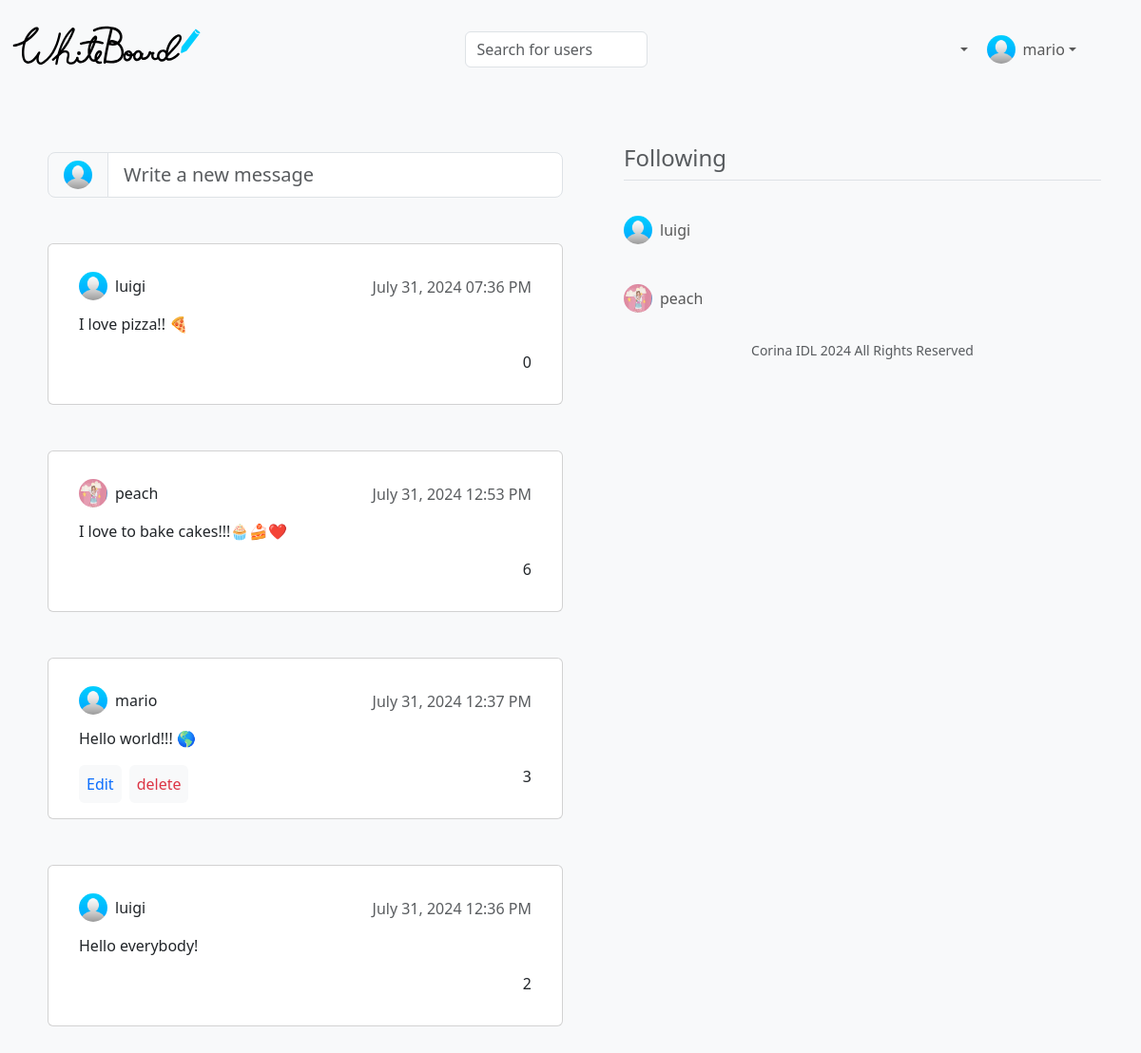
Page / (signed in) on the committed database.
### tables this page shows
CREATE TABLE users (
	id INTEGER PRIMARY KEY AUTOINCREMENT NOT NULL,
	name TEXT NOT NULL,
	email TEXT NOT NULL,
	pass TEXT NOT NULL,
	username TEXT NOT NULL
, workplace TEXT, location TEXT, studies TEXT, phone NUMERIC, image TEXT NOT NULL DEFAULT "avatar.jpg", joined NUMERIC NOT NULL DEFAULT "2024-07-28");

CREATE TABLE messages (
	id INTEGER PRIMARY KEY AUTOINCREMENT NOT NULL,
	user_id INTEGER NOT NULL,
	content TEXT NOT NULL,
	date NUMERIC NOT NULL,
	likes INTEGER NOT NULL DEFAULT 0,
	FOREIGN KEY (user_id) REFERENCES users (id)
);

### app.py (the view)
@app.route("/")
@login_required
def index():
    users = db.execute("SELECT * FROM users WHERE id = ?", session["user_id"])
    path = "home"
    hack = db.execute("SELECT * FROM followers WHERE user_id = ? AND follows = ?", session["user_id"], session["user_id"])
    if not hack:
        db.execute("INSERT INTO followers (user_id, follows) VALUES (?, ?)", session["user_id"], session["user_id"])
    messages = db.execute("SELECT username, image, content, likes, date, messages.id, messages.user_id FROM users, messages, followers WHERE users.id = messages.user_id AND messages.user_id = followers.follows AND followers.user_id = ? ORDER BY date DESC", session["user_id"])
    following = db.execute("SELECT username, image FROM users, followers WHERE users.id = followers.follows AND followers.user_id = ? AND followers.follows != ? LIMIT 5", session["user_id"], session["user_id"])
    return render_template("index.html", users=users, messages=messages, following=following, path=path)

### app.py (called while the page is built)
@app.after_request
def after_request(response):
    response.headers["Cache-Control"] = "no-cache, no-store, must-revalidate"
    response.headers["Expires"] = 0
    response.headers["Pragma"] = "no-cache"
    return response

### helpers.py (called while the page is built)
def login_required(f):
    @wraps(f)
    def decorated_function(*args, **kwargs):
        if session.get("user_id") is None:
            return redirect("/login")
        return f(*args, **kwargs)
    return decorated_function

def format_date(date):
    if len(date) > 10:
        date_obj = datetime.datetime.strptime(date, '%Y-%m-%d %H:%M:%S')
        new_format = date_obj.strftime('%B %d, %Y %I:%M %p')
    else:
        date_obj = datetime.datetime.strptime(date, '%Y-%m-%d')
        new_format = date_obj.strftime('%B %d, %Y')
    return new_format

### templates/index.html (shortened to what this page needs)
{% extends "layout.html" %}
{% block main %}
    <div class="d-flex">
        <div class="flex-grow-1 mt-2 p-2">
            <div class="input-group input-group-lg mb-5">
                <span class="input-group-text" id="inputGroup-sizing-lg">
                    {% for user in users %}
                        <img src="../static/{{ user.image }}" class="rounded-circle" height="30" width="30" alt="Avatar" loading="lazy" />
                    {% endfor %}
                </span>
                <input id="new-message" type="text" class="form-control" aria-label="Sizing example input" aria-describedby="inputGroup-sizing-lg" placeholder="Write a new message" data-bs-toggle="modal" data-bs-target="#new-msg-modal">
            </div>
            <div class="message-board w-100">
                {% if messages %}
                    {% for msg in messages %}
                        <div class="card mb-5">
                            <div class="card-body mx-3">
                                <div class="d-flex align-items-center justify-content-between">
                                    <a class="nav-link d-flex align-items-center" href="/profile-{{ msg.username }}">
                                        <img src="../static/{{ msg.image }}" class="rounded-circle" height="30" width="30" alt="Avatar" loading="lazy" />
                                        <p class="mt-3 ms-2">{{ msg.username }}</p>
                                    </a>
                                    <h6 class="card-subtitle mt-1 text-body-secondary">{{ msg.date | format_date }}</h6>
                                </div>
                                <p class="card-text">{{ msg.content }}</p>
                                {% for user in users %}
                                    {% if msg.user_id|int() == user.id|int() %}
                                        <div class="d-flex justify-content-between gap-2">
                                            <div class="d-flex gap-2">
                                                <a href="#" class="p-2 bg-light rounded" data-bs-toggle="modal" data-bs-target="#edit-msg-modal-{{msg.id}}">Edit</a>
                                                <a href="#" class="p-2 bg-light rounded text-danger" data-bs-toggle="modal" data-bs-target="#delete-msg-modal-{{msg.id}}">delete</a>
                                            </div>
                                            <div class="d-flex gap-2">
                                                <a href="/liked/{{ path }}/{{msg.id}}/{{msg.user_id}}"><box-icon name='heart'></box-icon></a>
                                                <p>{{ msg.likes }}</p>
                                            </div>
                                        </div>
                                    {% else %}
                                        <div class="d-flex justify-content-end gap-2">
                                            <a href="/liked/{{ path }}/{{msg.id}}/{{msg.user_id}}"><box-icon name='heart'></box-icon></a>
                                            <p>{{ msg.likes }}</p>
                                        </div>
                                    {% endif %}
                                {% endfor %}
                            </div>
                        </div>
                    {% endfor %}
                {% else %}
                    <div class="card mb-5">
                        <div class="card-body mx-3 text-center">
                            <p class="h5 card-subtitle my-5 text-body-secondary">No messages to show yet</p>
                        </div>
                    </div>
                {% endif %}
            </div>
        </div>
        <div class="d-none d-sm-block ps-5 w-50">
            <div class="mb-lg-5 ms-2 me-0 text-muted">
                <strong class="d-block h4 my-2 pb-2 border-bottom">Following</strong>
                {% if following %}
                    <nav class="navbar">
                        <ul class="navbar-nav">
                            {% for user in following %}
                                <li class="nav-item">
                                    <a class="nav-link d-flex align-items-center" href="/profile-{{ user.username }}">
                                        <img src="../static/{{ user.image }}" class="rounded-circle" height="30" width="30" alt="Avatar" loading="lazy" />
                                        <p class="mt-3 ms-2">{{ user.username }}</p>
                                    </a>
                                </li>
                            {% endfor %}
                        </ul>
                    </nav>
                {% else %}
                    <p class="my-5 h6 text-center">You are not following any user yet</p>
                {% endif %}
                <footer class="mb-5">
                    <p class="mb-3 small text-center text-muted">
                        Corina IDL <span id="date"></span> All Rights Reserved
                    </p>
                </footer>
            </div>
        </div>
    </div>
{% endblock %}

### templates/layout.html (shortened to what this page needs)
<!DOCTYPE html>
<html lang="en">
<head>
    <link href="https://cdn.jsdelivr.net/npm/bootstrap@5.3.3/dist/css/bootstrap.min.css" rel="stylesheet">
    <link rel="stylesheet" href="../static/styles.css">
</head>
<body class="bg-light">
    <nav class="bg-light navbar navbar-expand-md navbar-light sticky-top">
        <div class="container-fluid">
            <a class="navbar-brand" href="/">
                <img src="../static/whiteboard-logo.svg" alt="WhiteBoard logo" width="200" loading="lazy">
            </a>
            <div class="collapse navbar-collapse" id="navbar">
                {% if session["user_id"] %}
                    <div class="container-lg mt-2">
                        <form action="/search" class="d-flex align-items-center" role="search">
                            <input class="form-control me-2" type="search" placeholder="Search for users" aria-label="Search" name="user" autocomplete="off">
                            <button class="search-btn" type="submit">
                                <box-icon name='search'></box-icon>
                            </button>
                        </form>
                    </div>
                    <ul class="navbar-nav ms-auto mt-2 d-md-flex align-items-md-center">
                        <li class="nav-item dropdown me-1">
                            <a href="#" class="nav-link dropdown-toggle d-flex align-items-center" data-bs-toggle="dropdown" data-bs-auto-close="outside" aria-expanded="false">
                                <box-icon name='heart'></box-icon>
                            </a>
                        </li>
                        <li class="nav-item dropdown me-lg-5">
                            {% for user in users %}
                                <a class="nav-link dropdown-toggle d-flex align-items-center" href="#" data-bs-toggle="dropdown" aria-expanded="false" data-bs-auto-close="outside">
                                    <img src="../static/{{ user.image }}" class="rounded-circle" height="30" width="30" alt="Avatar" loading="lazy" />
                                    <p class="mt-3 ms-2">{{ user.username }}</p>
                                </a>
                            {% endfor %}
                        </li>
                    </ul>
                {% endif %}
            </div>
        </div>
    </nav>
    <main class="container py-5">
        {% block main %}{% endblock %}
    </main>
</body>
</html>

### static/styles.css (style rules this page uses)
:root { --blue: #00b7ff; }
* { margin: 0; padding: 0; box-sizing: border-box; }
a { text-decoration: none; }
.search-btn { background: transparent; border: none; }

### rows in the picture
users: image (placeholder picture), username "mario"
messages: image (placeholder picture), username "luigi", date "July 31, 2024 07:36 PM", content "I love pizza!! 🍕", likes "0"
messages: image (picture), username "peach", date "July 31, 2024 12:53 PM", content "I love to bake cakes!!!🧁🍰❤️", likes "6"
messages: image (placeholder picture), username "mario", date "July 31, 2024 12:37 PM", content "Hello world!!! 🌎", likes "3"
messages: image (placeholder picture), username "luigi", date "July 31, 2024 12:36 PM", content "Hello everybody!", likes "2"
users: image (placeholder picture), username "luigi"
users: image (picture), username "peach"
